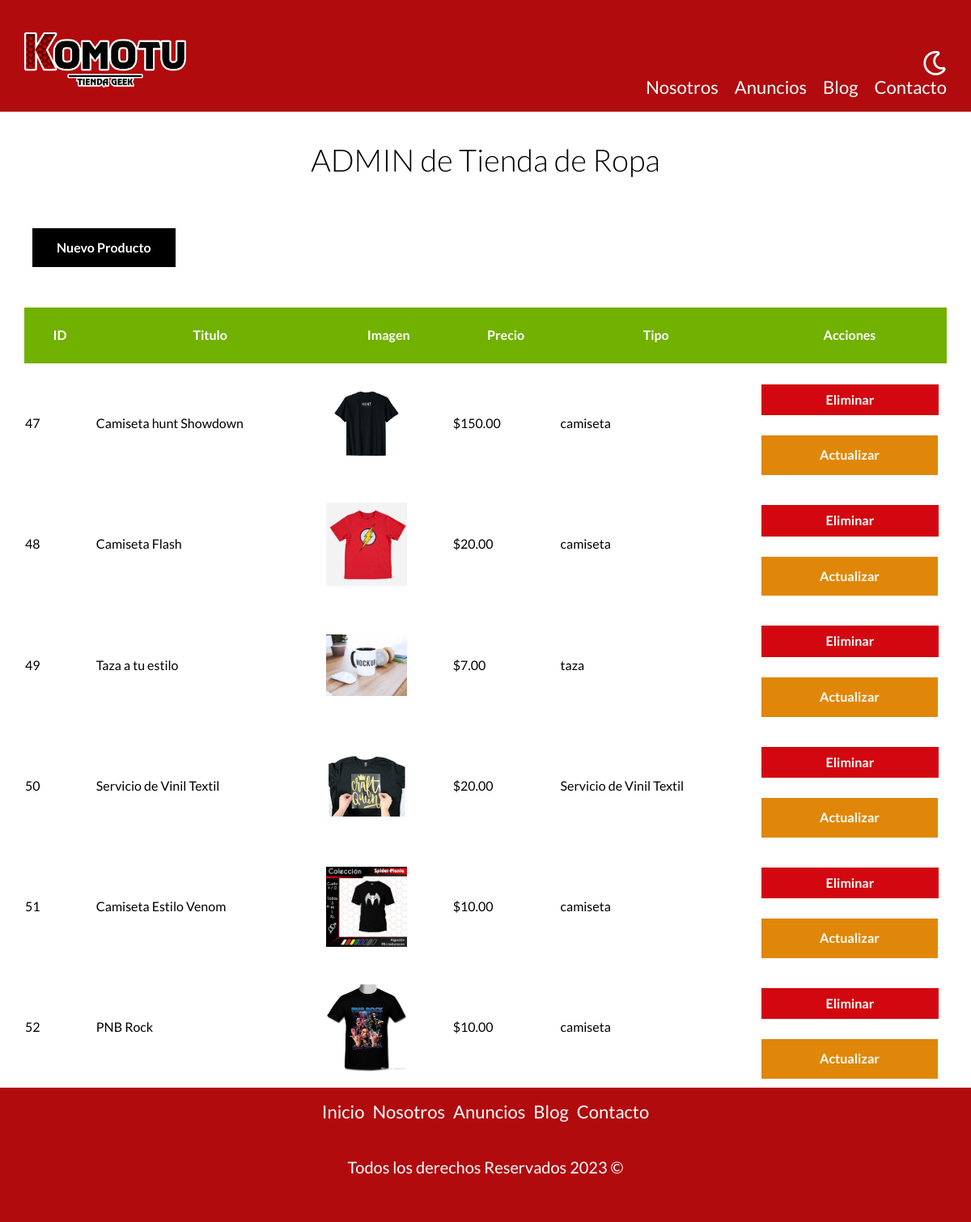
The app's page /admin/index.php with its own data.
### tables this page shows
CREATE TABLE `productos` (
  `id` int NOT NULL AUTO_INCREMENT,
  `titulo` varchar(45) DEFAULT NULL,
  `precio` decimal(10,2) DEFAULT NULL,
  `imagen` varchar(200) DEFAULT NULL,
  `descripcion` longtext,
  `creado` date DEFAULT NULL,
  `tipo_id` int NOT NULL,
  PRIMARY KEY (`id`),
  KEY `fk_productos_tipo1_idx` (`tipo_id`),
  CONSTRAINT `fk_productos_tipo1` FOREIGN KEY (`tipo_id`) REFERENCES `tipo` (`id`)
);

CREATE TABLE `tipo` (
  `id` int NOT NULL AUTO_INCREMENT,
  `nombre_tipo` varchar(45) DEFAULT NULL,
  PRIMARY KEY (`id`)
);

### admin/index.php (the view, shortened to what this page needs)
<?php
    $db= conectarDB();
$query = "SELECT productos.*, tipo.nombre_tipo AS nombre_tipo FROM productos
          INNER JOIN tipo ON productos.tipo_id = tipo.id";
    $resultado_Query = mysqli_query($db, $query);
?>
            <main class="contenedor">
                <h1>ADMIN de Tienda de Ropa</h1>
                <a href="articulos/crear.php" class="boton boton__negro-inline">Nuevo Producto</a>
                <table class="propiedades">
                    <thead>
                        <tr>
                            <th>ID</th>
                            <th>Titulo</th>
                            <th>Imagen</th>
                            <th>Precio</th>
                            <th>Tipo</th>
                            <th>Acciones</th>
                        </tr>
                        <tbody>
                        <?php while ($productos= mysqli_fetch_assoc($resultado_Query)): ?>
                            <tr>
                                <td> <?php echo $productos["id"]?></td>
                                <td> <?php echo $productos["titulo"]?></td>
                                <td><img src="/komotu/imagenes/<?php echo $productos["imagen"];?>.jpg" alt="Imagen" class="imagen-tabla"></td>
                                <td>$<?php echo $productos["precio"]?></td>
                                <td><?php echo $productos["nombre_tipo"]?></td>
                                <td>
                                <form  method="POST" class="w-100">
                                            <input type="submit" class="boton-rojo-block" value="Eliminar">
                                        </form>
                                    <a href="articulos/actualizar.php?id=<?php echo $productos["id"]?>" class="boton-amarillo-block">Actualizar</a>
                                    </td>
                            </tr>
                            <?php endwhile; ?>
                        </tbody>
                    </thead>
           </table>
            </main>

### build/css/app.css (style rules this page uses)
html { -webkit-text-size-adjust:100%;line-height:1.15 }
body { margin:0 }
main { display:block }
h1 { font-size:2em;margin:.67em 0 }
a { background-color:transparent }
img { border-style:none }
button,input,optgroup,select,textarea { font-family:inherit;font-size:100%;line-height:1.15;margin:0 }
button,input { overflow:visible }
[type=button],[type=reset],[type=submit],button { -webkit-appearance:button }
html { box-sizing:border-box;font-size:62.5% }
*,:after,:before { box-sizing:inherit }
body { font-family:Lato,sans-serif;font-size:1.6rem;line-height:1.8 }
.contenedor { margin:0 auto;max-width:120rem;width:95% }
a { text-decoration:none }
img,picture { display:block;width:100% }
h1,h2,h3 { font-family:Lato,sans-serif;font-weight:300;margin:2.5rem 0;text-align:center }
h1 { font-size:3.8rem }
.w-100 { width:100% }
.boton__negro-inline { background-color:#000;border:none;color:#fff;display:inline-block;font-weight:700;margin:2.5rem 1rem 1rem;padding:1rem 3rem;text-align:center;text-decoration:none }
.boton-rojo-block { background-color:#d3070f;border:none;color:#fff;display:block;font-weight:700;margin:2.5rem 1rem 1rem;padding:1rem 3rem;text-align:center;text-decoration:none;width:92% }
.boton-amarillo-block { background-color:#e08709;border:none;color:#fff;display:block;font-weight:700;margin:2.5rem 1rem 1rem;padding:1rem 3rem;text-align:center;text-decoration:none }
table.propiedades { border-spacing:0;margin-top:4rem;width:100% }
table.propiedades thead { background-color:#71b100 }
table.propiedades thead th { color:#fff;padding:2rem }
table.propiedades .imagen-tabla { width:10rem }

### records on screen
productos: id "47", titulo "Camiseta hunt Showdown", imagen (picture), precio "150.00", tipo.nombre_tipo "camiseta"
productos: id "48", titulo "Camiseta Flash", imagen (picture), precio "20.00", tipo.nombre_tipo "camiseta"
productos: id "49", titulo "Taza a tu estilo", imagen (picture), precio "7.00", tipo.nombre_tipo "taza"
productos: id "50", titulo "Servicio de Vinil Textil", imagen (picture), precio "20.00", tipo.nombre_tipo "Servicio de Vinil Textil"
productos: id "51", titulo "Camiseta Estilo Venom", imagen (picture), precio "10.00", tipo.nombre_tipo "camiseta"
productos: id "52", titulo "PNB Rock", imagen (picture), precio "10.00", tipo.nombre_tipo "camiseta"
